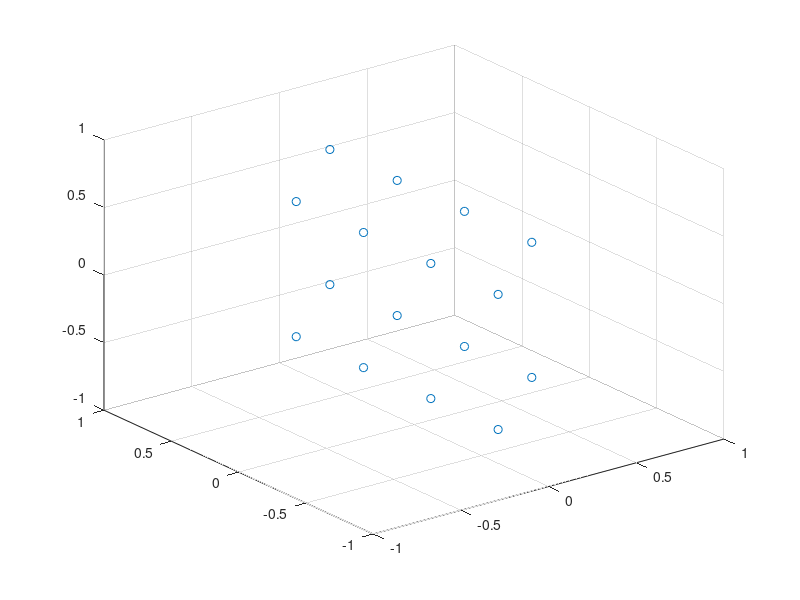

Reproduce this figure in MATLAB. (Note: this script raises an error after producing the figure.)
% clear all
% %%======
% % sensor_xyz_plotLauri_F
close all
t =20;
d1 = [[0 -7 6];[0 -3 6];[0 1 6];[0 5 6];[0 -5 2];[0 -1 2];[0 3 2];[0 7 2];[0 -7 -2];[0 -3 -2];[0 1 -2];[0 5 -2];[0 -5 -6];[0 -1 -6];[0 3 -6];[0 7 -6]]/8;
nrAnteElem= length(d1(:,1));
% d1(2,:) = [];
% x1= 1:8;
% x2=80:10;
% x3=[x1;x2]
%  d1=rot90(d1(:,:))';
scatter3(d1(:,1),d1(:,2),d1(:,3)); %hold on ;scatter3(d2(:,1),d2(:,2),d2(:,3)); 
% load GPS.mat
% load Sig20.mat;
[a,b,c] = size(meas);
dt = 0.5;
SamplingTime=0.5:0.5:a/2;
t=(SamplingTime);
n = numel(t);
% load GPS20R2_new.mat
% x =table2array(X);
[a,b,~]=size(x); SamplingTime=0.5:0.5:a/2; 
x=[x(:,1),x(:,2),x(:,3)];
% x(:,2)=rand(a,1);
GP=x;
% GP(:,1)=-GP(:,1);
r=1;
t1=30;
lamdaScale = 1;c = 299792458 ;f = 490.0e6;lamda = c./f;
L = 0.3059; %lamda/2; %0.1529*2; % antenna length, half wavelength antenna
k1 = 1/((lamda/2)*lamdaScale);
% Computes the arrival signal
elementsLocations = d1;
deg2rad = pi/180;
G = 1;
N_array=input('Enter the number of arrays = ');
x_spacing = input('Enter the spacing between each array = ');
x_array = 0:x_spacing:(N_array-1)*x_spacing;
y_array = zeros(1, N_array);
z_array = 2.1*ones(1, N_array);
for j =1:length(GP(:,1))
    for  k =1:N_array% To consider first array and second array
        x1= x_array(k);
        y1=y_array(k);
        z1=z_array(k);
        if k ==1 %consider first array
            Rx_signal1  = (meas(j,1:16,1)+1j*meas(j,1:16,2)).';
        else
            Rx_signal1  = (meas(j,17:32,1)+1j*meas(j,17:32,2)).';
        end
        Rxx = Rx_signal1*Rx_signal1';
        [u,Sigma,v]= svd(Rxx);
        [tmp,sortOrder] = sort(diag(Sigma));
        tmpU = u(:,2:end);
        % MUSIC search for the arrival direction
        eta = 1e-11;
        tmpPHI = [-90+eta:0.1:90]*deg2rad;
        PHI = tmpPHI;
        THETA = zeros(size(PHI));
        phi = -pi/2+eta:pi/100:pi/2; % azimute
        theta = (-pi/2+eta):pi/100:(pi/2); % elevation
        [THETA,PHI]=meshgrid(theta,phi);
        lamdaScaleIn = 1;
        G = MUSICBelay(tmpU, elementsLocations, PHI, THETA, lamdaScaleIn);
        [~,V] = max(G(:));
        Elevation1 = THETA(V);
        Azimuth1 = PHI(V);
        z_M1 =max(G(:));
%         if (GP(j,1)) < 0
%             Azimuth1 = pi-Azimuth1 ;
%         end
        AoA1(j,:) = [Azimuth1;Elevation1];
        y_E =r*cos(Elevation1)*cos(Azimuth1);
        x_E=r*cos(Elevation1)*sin(Azimuth1);
        z_E= r*sin(-Elevation1);% This is correct

        a1(j)=x_E/sqrt((x_E)^2+(y_E)^2+(z_E)^2);
        a2(j)=y_E/sqrt((x_E)^2+(y_E)^2+(z_E)^2);
        a3(j)=z_E/sqrt((x_E)^2+(y_E)^2+(z_E)^2);

        A(k,:)=[a1(j)*t1+x1,a2(j)*t1+y1,a3(j)*t1+z1];
        B(k,:)=[ x1,y1,z1]; %starting point
    end
    [X,P,R,x,p,l] = lineXline(B,A);
    X_1(j,:)=X;

end
% figure(1)
% % subplot(3,1,1)
% plot(SamplingTime, GP(:,1), 'LineWidth', 1.5);grid on;
% hold on;
% plot(SamplingTime,  X_1(:,1), '--', 'LineWidth', 1.5);grid on;
% % plot(SamplingTime, X_EKF(:,1)','k', 'LineWidth', 1.5);grid on;
% hold off;
% grid on;
% % xlim([0 212]);%ylim([-25 20])
% xlabel('Sampling time [s]');ylabel('X [m]')
% legend('GPS trajectory', 'Triangulation trajectory')%,'EKF estimated trajectory');
% figure(2)
% % subplot(3,1,2)
% plot(SamplingTime, GP(:,2), 'LineWidth', 1.5);grid on;
% hold on;
% plot(SamplingTime,  X_1(:,2), '--', 'LineWidth', 1.5);grid on;
% % plot(SamplingTime, X_EKF(:,2)','k', 'LineWidth', 1.5);grid on;
% % xlim([0 212]);
% hold off;
% grid on;
% xlabel('Sampling time [s]');ylabel('Y [m]')
% legend('GPS trajectory', 'Triangulation trajectory');%,'EKF estimated trajectory');% figure(3)
% figure(3)
% % subplot(3,1,3)27
% plot(SamplingTime,GP(:,3), 'LineWidth', 1.5);grid on;
% hold on;
% plot(SamplingTime,  X_1(:,3), '--', 'LineWidth', 1.5);grid on;
% % plot(SamplingTime,-Z_Bar(:,1)-2.1);
% % plot(SamplingTime, X_EKF(:,3)','k', 'LineWidth', 1.5);grid on;
% hold off;
% grid on;
% % xlim([0 212]);
% xlabel('Sampling time [s]');ylabel('Z [m]')
% legend('GPS trajectory','Triangulation trajectory')%,'EKF estimated trajectory');%,'Barometer reading'
